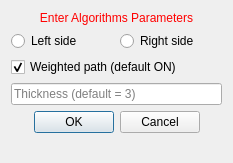
<?xml version="1.0" encoding="UTF-8"?>
<ui version="4.0">
 <class>ScarCalculationsViewUICorridor</class>
 <widget class="QWidget" name="ScarCalculationsViewUICorridor">
  <property name="geometry">
   <rect>
    <x>0</x>
    <y>0</y>
    <width>233</width>
    <height>163</height>
   </rect>
  </property>
  <property name="sizePolicy">
   <sizepolicy hsizetype="Preferred" vsizetype="Minimum">
    <horstretch>0</horstretch>
    <verstretch>0</verstretch>
   </sizepolicy>
  </property>
  <property name="minimumSize">
   <size>
    <width>0</width>
    <height>163</height>
   </size>
  </property>
  <property name="maximumSize">
   <size>
    <width>16777215</width>
    <height>163</height>
   </size>
  </property>
  <property name="windowTitle">
   <string>Set Values</string>
  </property>
  <layout class="QVBoxLayout" name="verticalLayout">
   <item>
    <widget class="QLabel" name="titleLabel">
     <property name="styleSheet">
      <string notr="true">QLabel { color: rgb(255, 0, 0) }</string>
     </property>
     <property name="text">
      <string>Enter Algorithms Parameters</string>
     </property>
     <property name="alignment">
      <set>Qt::AlignCenter</set>
     </property>
    </widget>
   </item>
   <item>
    <layout class="QHBoxLayout" name="horizontalLayout">
     <item>
      <widget class="QRadioButton" name="rb_left">
       <property name="text">
        <string>Left side</string>
       </property>
      </widget>
     </item>
     <item>
      <widget class="QRadioButton" name="rb_right">
       <property name="text">
        <string>Right side</string>
       </property>
      </widget>
     </item>
    </layout>
   </item>
   <item>
    <widget class="QCheckBox" name="checkBox_weighted">
     <property name="enabled">
      <bool>true</bool>
     </property>
     <property name="text">
      <string>Weighted path (default ON)</string>
     </property>
     <property name="checked">
      <bool>true</bool>
     </property>
    </widget>
   </item>
   <item>
    <widget class="QLineEdit" name="txtbox_thick">
     <property name="placeholderText">
      <string>Thickness (default = 3)</string>
     </property>
    </widget>
   </item>
   <item>
    <widget class="QDialogButtonBox" name="buttonBox">
     <property name="enabled">
      <bool>true</bool>
     </property>
     <property name="orientation">
      <enum>Qt::Horizontal</enum>
     </property>
     <property name="standardButtons">
      <set>QDialogButtonBox::Cancel|QDialogButtonBox::Ok</set>
     </property>
     <property name="centerButtons">
      <bool>true</bool>
     </property>
    </widget>
   </item>
   <item>
    <spacer name="spacer">
     <property name="orientation">
      <enum>Qt::Vertical</enum>
     </property>
     <property name="sizeType">
      <enum>QSizePolicy::Expanding</enum>
     </property>
     <property name="sizeHint" stdset="0">
      <size>
       <width>20</width>
       <height>0</height>
      </size>
     </property>
    </spacer>
   </item>
  </layout>
 </widget>
 <layoutdefault spacing="6" margin="11"/>
 <resources/>
 <connections/>
</ui>
